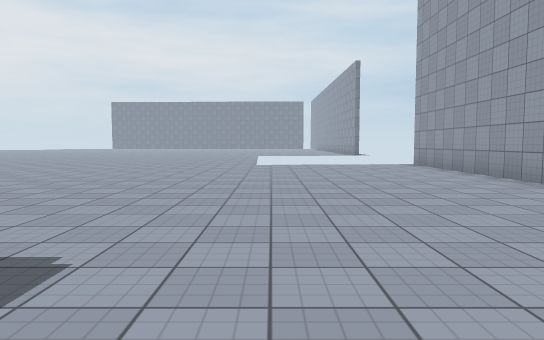
[1] (above)

24 first-person views from a walk through a Unity game level. The camera is 1.3 m above the floor, tilts 4° down and sees 70° across. The floor is counted in squares, 2 m on a side. Each view is taken from the middle of a square. On the plan, view 1 faces up. The plan holds only what a view shows up to about 11 squares ahead; the rest is blank. The place goes on beyond the plan. The player character is not drawn. Surface patterns are stand-ins for the level's own textures.

[2]
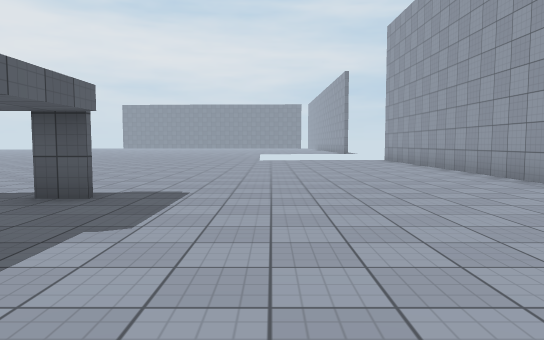

[3]
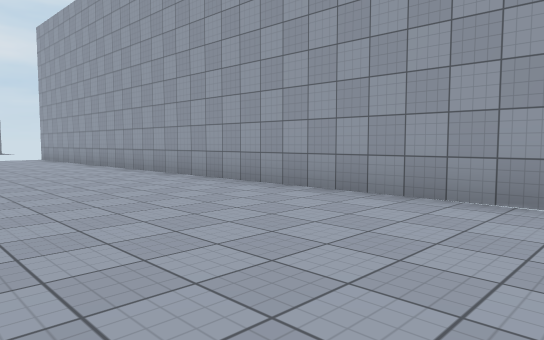

[4]
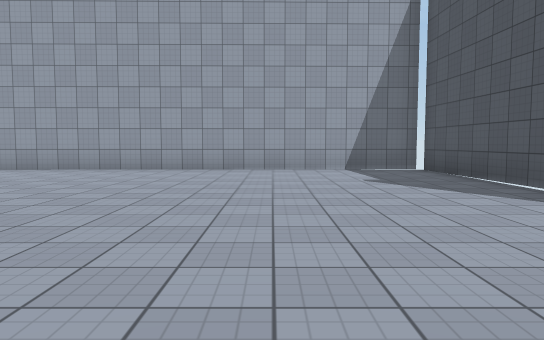

[5]
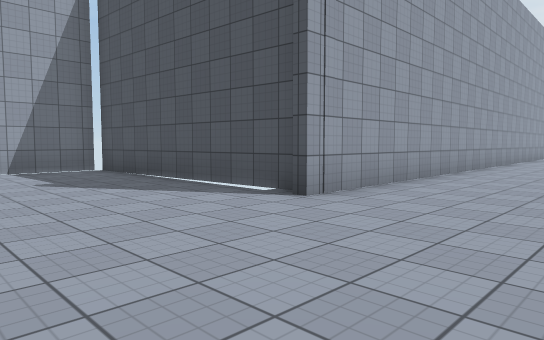

[6]
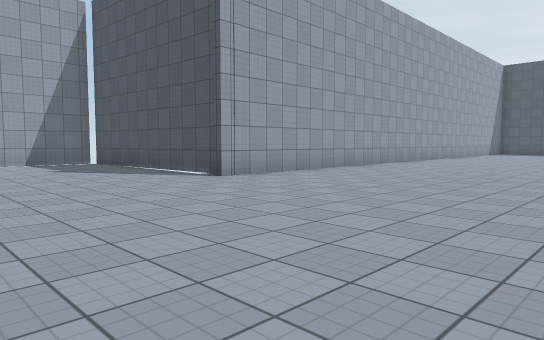

[7]
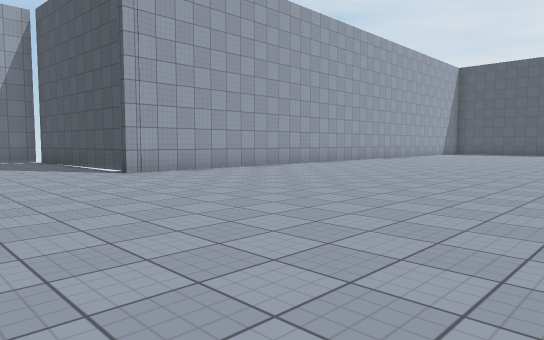

[8]
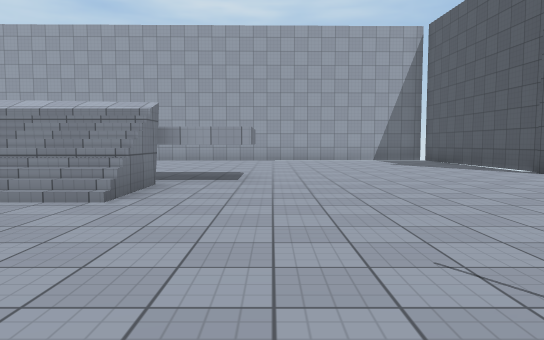

[9]
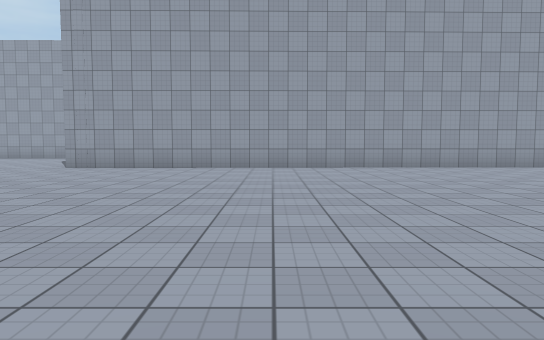

[10]
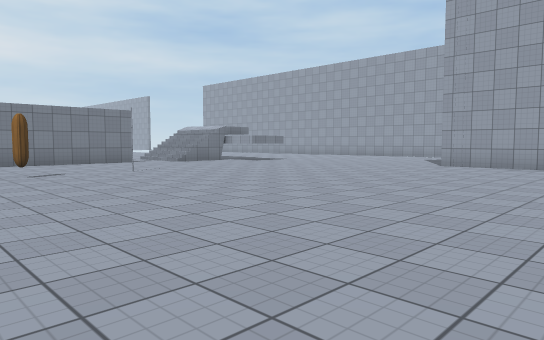

[11]
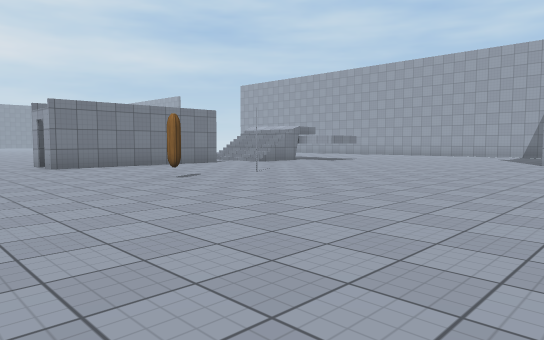

[12]
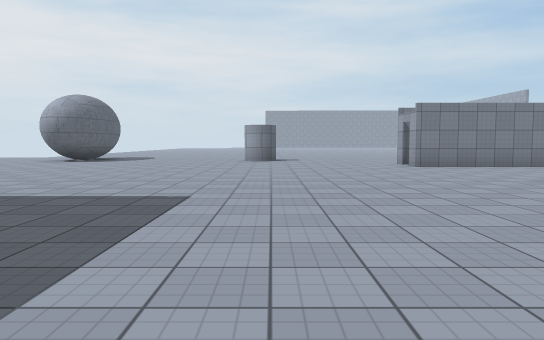

[13]
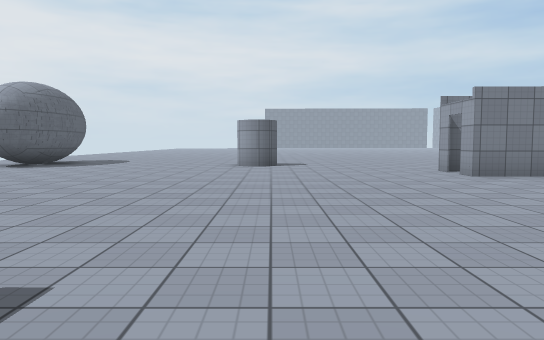

[14]
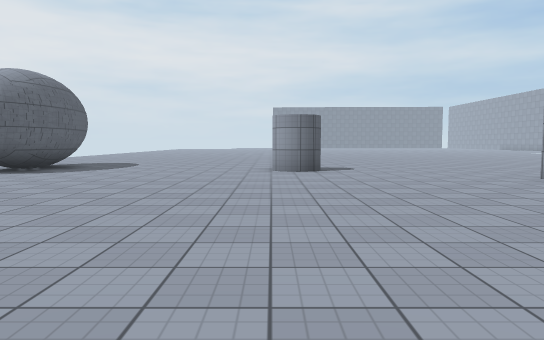

[15]
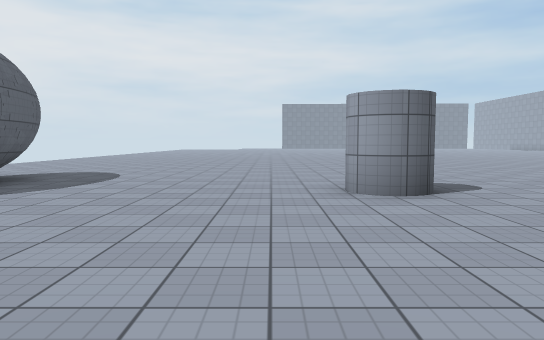

[16]
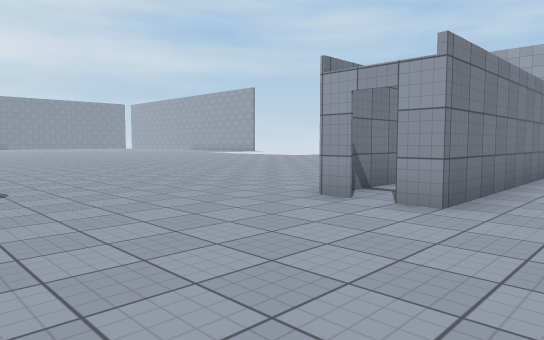

[17]
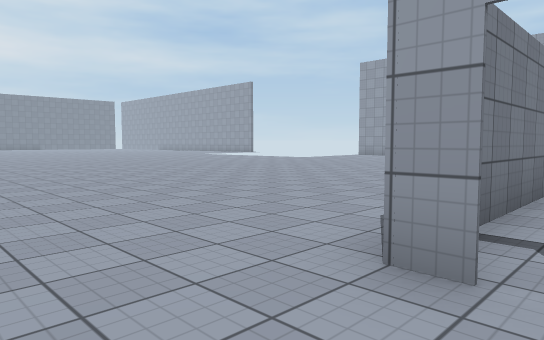

[18]
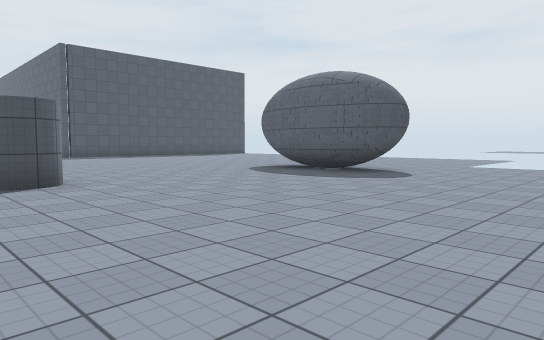

[19]
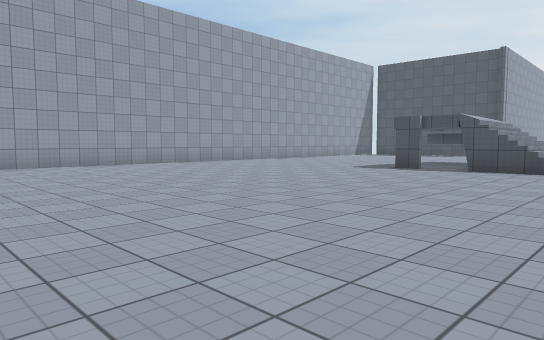

[20]
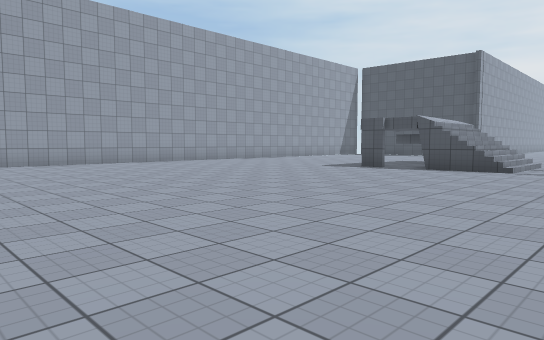

[21]
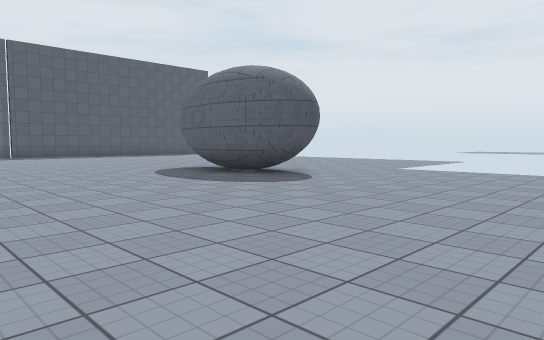

[22]
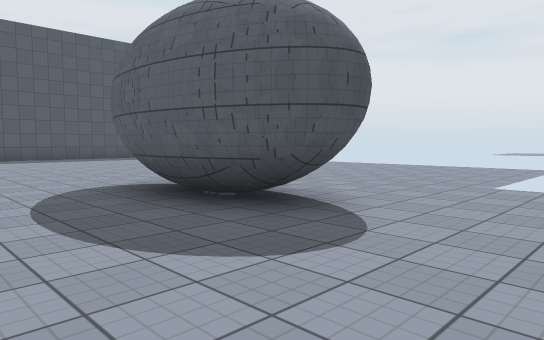

[23]
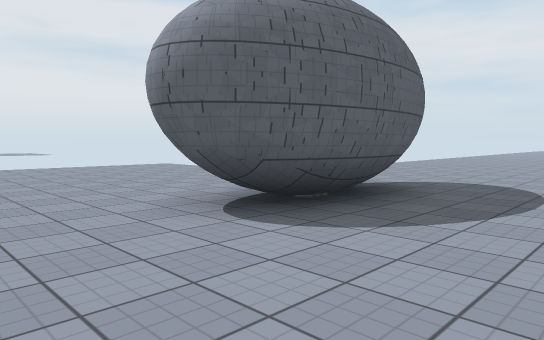

[24]
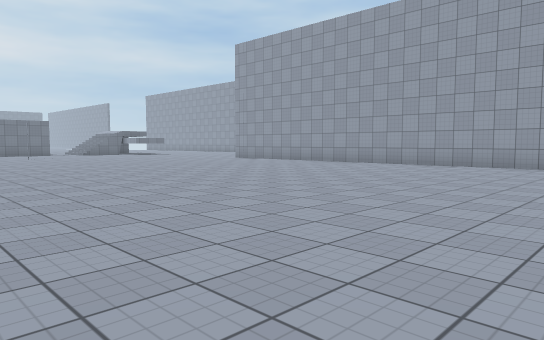

### Floor plan
Key: @ floor where view 1 was taken; # wall or solid block; . floor; / step, stairs or slope; ^ raised ledge.
Columns run from 29 left of view 1 to 5 right of it. Each row starts with its distance up from view 1.
 11      ... ....    ... .............#
 10     ..............................#
  9    ...............................#
  8    ...............................#
  7    ...............................#
  6 ..................................#
  5 .....##...........................#
  4 ..... #...........................#
  3 ..... #......#....................#
  2 ......#.............   ....#......#
  1  ................##### ///........#
  0      ............##### ///...@....#
 -1     ...................///^^......#
 -2     ......................##......#
 -3      .............................#
 -4       ..............#.............#
 -5          .........#...............#
 -6          .........................#
 -7           ........................#
 -8            .......................#
 -9            ................########
-10             ...............#
-11              ..............#
-12                 ...........#
-13                 ...........##
-14                  ...........#
-15                  ...........#
-16                  ...........#
-17                  ...........#
-18                  ...........#
-19                 ............#
-20                 ............#
-21                 .........  .#
-22                 ....

Positions as (right, up) in squares from view 1, and headings:
1: (0, 0), facing up
2: (0, -3), facing up
3: (0, -5), facing up-right
4: (-5, -5), facing right
5: (-5, -5), facing down-right
6: (-8, -4), facing down-right
7: (-10, -5), facing down-right
8: (-10, -3), facing right
9: (-12, -14), facing right
10: (-13, -13), facing up-right
11: (-15, -11), facing up-right
12: (-16, -11), facing up
13: (-16, -8), facing up
14: (-17, -6), facing up
15: (-18, -2), facing up
16: (-16, -2), facing up-right
17: (-14, 0), facing up-right
18: (-15, 10), facing down-left
19: (-7, 11), facing down-right
20: (-8, 11), facing down-right
21: (-17, 11), facing down-left
22: (-20, 8), facing down-left
23: (-20, 0), facing up-left
24: (-13, -22), facing up-right
